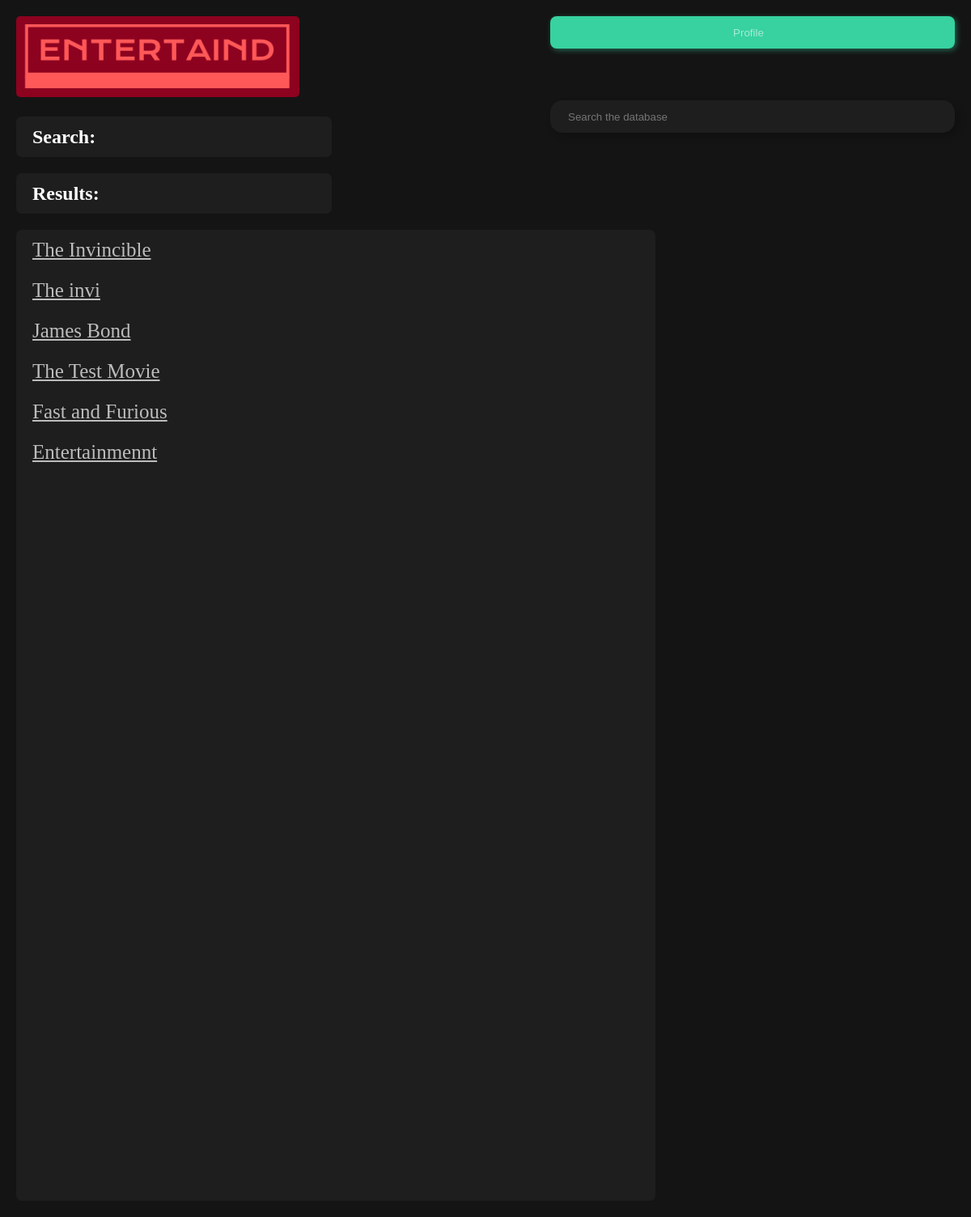
The page /DBMS_Project/user_login/search_results.php on the database its author committed.
### tables this page shows
CREATE TABLE `entertainment` (
  `eid` int(5) NOT NULL,
  `name` varchar(50) NOT NULL,
  `type` varchar(20) NOT NULL DEFAULT '''no type''',
  `rating` decimal(5,0) NOT NULL DEFAULT 0,
  `date` date NOT NULL DEFAULT current_timestamp(),
  `prod_pid` int(5) DEFAULT NULL,
  `dir_ssn` varchar(15) DEFAULT NULL
);

### DBMS_Project/user_login/search_results.php (the view, shortened to what this page needs)
<?php
$connection = mysqli_connect("localhost", "root", "","entertainment_db");
?>
<!DOCTYPE html>
<html>
<head>
</head>
<body>
    <img src="../logo.png" alt="Logo", style="height:100px; width:350px; border-radius:5px">
    <form class="profile_button" action="user_profile.php?username=<?php$username?>" method="post">
        <input class="button_text" type="submit" name="b1" value="Profile">
    </form>
    <div class = "search_bar">
        <form action="search_results.php" method="post">
		    <input type="text" name="search" placeholder="Search the database">
        </form>
    </div>
    <h2>Search: <?php echo $_SESSION['search'] ?></h2>
    <h2>Results:</h2>
    <div class = "results_section">
        <?php
        $search = $_SESSION['search'];
        if (str_contains($search, ';') || str_contains($search, '=') || str_contains($search, '-')|| str_contains($search, '  ') ||  str_contains($search, '\\') ) {
            echo "<br>Invalid characters used in search. Try again?";
        } else {
            $like = "%$search%";
            $result = mysqli_query($connection, "SELECT E.eid, E.name FROM entertainment AS E WHERE upper(E.name) LIKE upper('$like')");
            if (mysqli_num_rows($result) == 0) {
                echo "<br>Your search yielded no result. Try again?";
            } else {
                while ($row = mysqli_fetch_array($result)) {
                    $name = $row['name'];
                    $eid = $row['eid'];
                    $link = "entertainment_page.php?eid=$eid";
                    $command = "<br><a href=$link>$name</a> <br>";
                    echo $command;
                    echo "<br>";
                }
            }
        }
        ?>
    </div>
</body>

### DBMS_Project/user_login/search_results.php (style rules this page uses)
html { scroll-behavior: smooth; }
body { background: rgb(20, 20, 20); margin: 20px; }
form { width: 500px; height: 40px; line-height: 40px; border-radius: 15px; background: rgb(30, 30, 30); box-shadow: 5px 5px 10px rgba(0, 0, 0, 0.2) }
input { border: none; color: rgba(255, 255, 255, 0.555); height: 35px; width: 90%; margin-left: 20px; background: none; }
.search_bar { display: inline-block; float: right; justify-content: center; align-items: center }
h2 { height: 50px; width: 350px; line-height: 50px; text-align: left; padding: 0px 20px; border-radius: 7px; color: rgb(255, 255, 255); background: rgb(30, 30, 30); }
.results_section { height: 100vw; width: 750px; line-height: 15px; text-align: left; padding: 0px 20px; border-radius: 7px; color: rgba(255, 255, 255); background: rgb(30, 30, 30); }
a { line-height: 20px; font-size: 25px; color: rgba(255, 255, 255, 0.7); }
.profile_button { cursor: pointer; float: right; border: none; border-radius: 8px; background: rgba(55, 210, 160); box-shadow: 2px 2px 7px rgba(55, 210, 161, 0.437); color: rgba(255, 255, 255, 0.75); transition: all 1s; margin-left: 10px; }

### rows shown on the page
entertainment: name "The Invincible"
entertainment: name "The invi"
entertainment: name "James Bond"
entertainment: name "The Test Movie"
entertainment: name "Fast and Furious"
entertainment: name "Entertainmennt"
